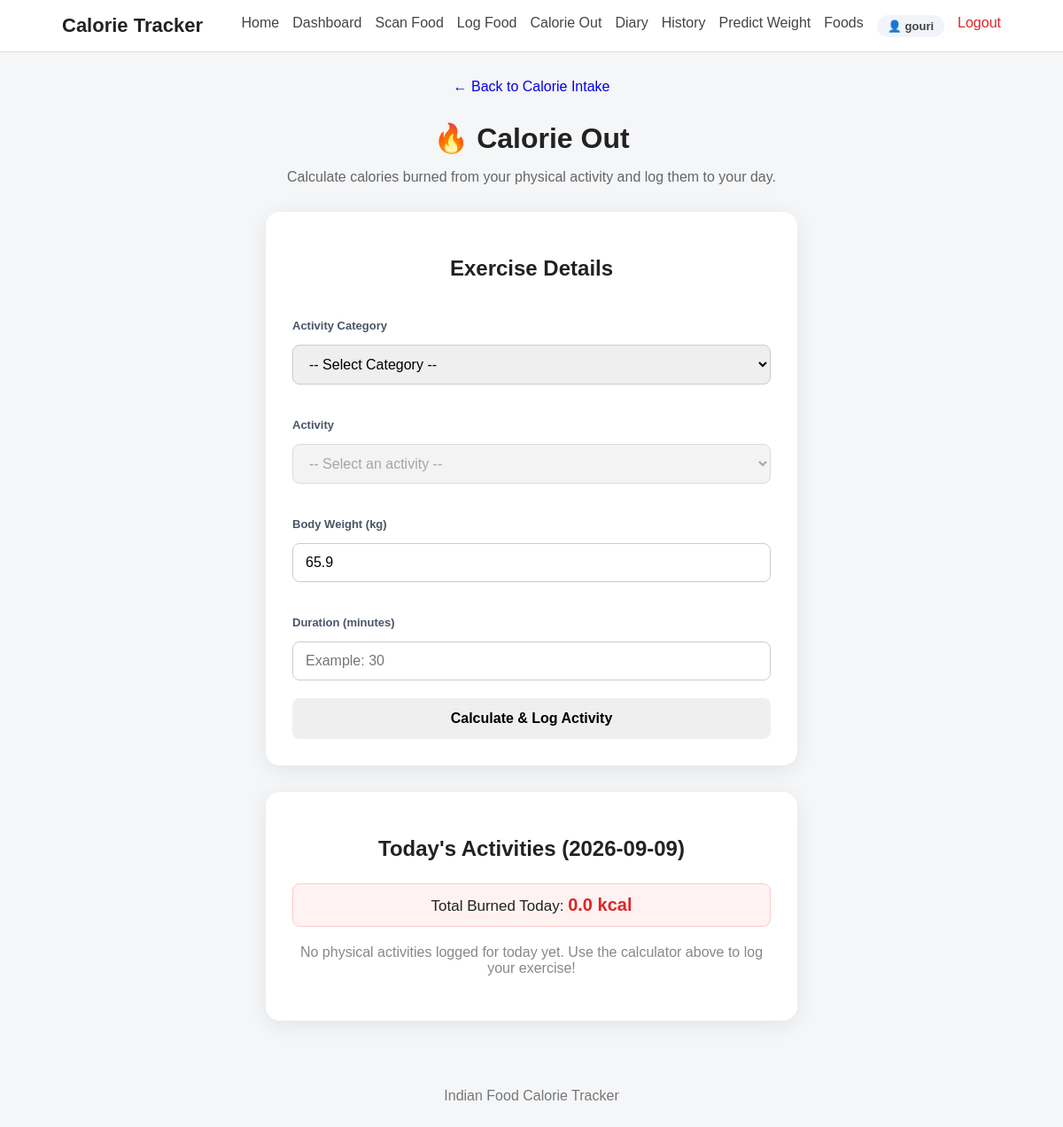
Page /calorie-out (signed in) on the earlier database version.
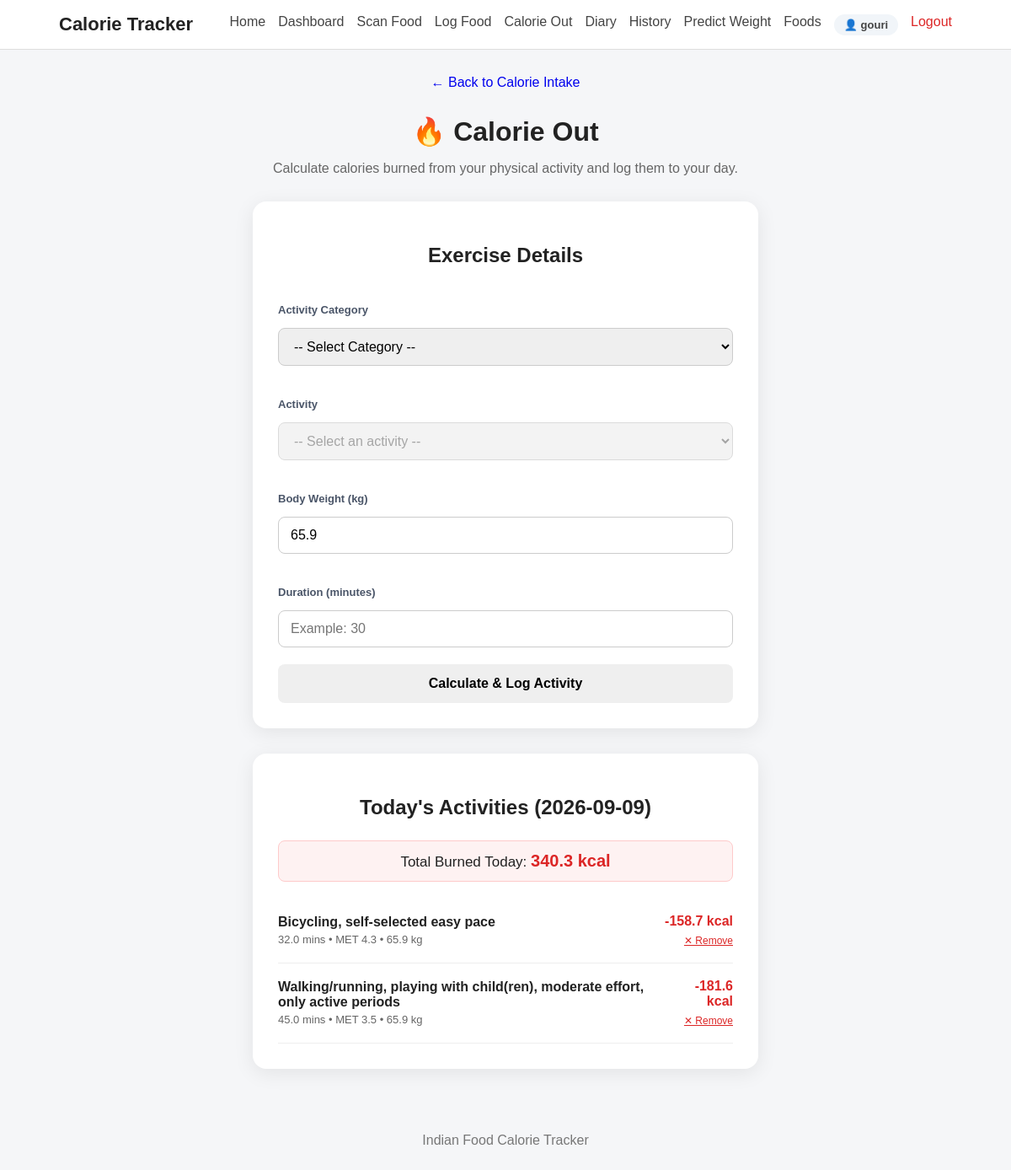
Same page on the later database version.
### tables this page shows
CREATE TABLE calorie_out_records (
            id INTEGER PRIMARY KEY AUTOINCREMENT,
            user_id INTEGER NOT NULL,
            activity TEXT NOT NULL,
            met REAL NOT NULL,
            weight_kg REAL NOT NULL,
            duration_minutes REAL NOT NULL,
            calories_burned REAL NOT NULL,
            recorded_date TEXT NOT NULL,
            created_at TIMESTAMP DEFAULT CURRENT_TIMESTAMP,
            FOREIGN KEY (user_id) REFERENCES users(id) ON DELETE CASCADE
        );

### app.py (the view)
@app.route("/calorie-out", methods=["GET"])
@login_required
def calorie_out():
    user_id = session.get("user_id")
    categories = get_activity_categories()
    latest_w = get_latest_weight(user_id)
    user_weight = latest_w["weight_kg"] if latest_w else None
    today = datetime.now().strftime("%Y-%m-%d")
    today_exercises = get_calorie_out_by_date(user_id, today)
    today_burned = get_calorie_out_total(user_id, today)
    return render_template(
        "calorie_out.html",
        categories=categories,
        user_weight=user_weight,
        today_exercises=today_exercises,
        today_burned=today_burned,
        today=today
    )

### app.py (called while the page is built)
def login_required(view_func):
    @wraps(view_func)
    def wrapped_view(*args, **kwargs):
        if not session.get("user_id"):
            flash("Please log in to access this page.", "error")
            return redirect(url_for("login", next=request.path))
        return view_func(*args, **kwargs)
    return wrapped_view

@app.context_processor
def inject_user():
    user_id = session.get("user_id")
    if user_id:
        user = get_user_by_id(user_id)
        if user:
            return {"current_user": user, "logged_in": True}
    return {"current_user": None, "logged_in": False}

### database.py (called while the page is built)
def get_connection():
    connection = sqlite3.connect(
        DATABASE_PATH
    )
    connection.row_factory = sqlite3.Row
    connection.execute("PRAGMA foreign_keys = ON")
    return connection

def get_user_by_id(user_id):
    connection = get_connection()
    cursor = connection.cursor()
    cursor.execute("SELECT * FROM users WHERE id = ?", (user_id,))
    user = cursor.fetchone()
    connection.close()
    return user

### services/calorie_burn_service.py (called while the page is built)
def get_activity_categories():
    categories = (
        met_data["Actvitiy"]
        .dropna()
        .unique()
        .tolist()
    )
    return sorted(categories)

### templates/calorie_out.html (shortened to what this page needs)
{% extends "base.html" %}
{% block content %}
<div class="page-header">
    <a href="{{ url_for('home') }}" class="back-link">
        ← Back to Calorie Intake
    </a>
    <h1>🔥 Calorie Out</h1>
    <p>
        Calculate calories burned from your physical activity and log them to your day.
    </p>
</div>
<div class="calorie-out-card">
    <h2>Exercise Details</h2>
    <form id="calorieOutForm">
        <div class="form-group">
            <label for="category">Activity Category</label>
            <select id="category" required>
                <option value="">-- Select Category --</option>
            </select>
        </div>
        <div class="form-group">
            <label for="activity">Activity</label>
            <select id="activity" required disabled>
                <option value="">-- Select an activity --</option>
            </select>
        </div>
        <div class="form-group">
            <label for="weight">Body Weight (kg)</label>
            <input
                type="number"
                id="weight"
                min="1"
                max="500"
                step="0.1"
                placeholder="Example: 65"
                value="{{ user_weight if user_weight else '' }}"
                required
            >
        </div>
        <div class="form-group">
            <label for="duration">Duration (minutes)</label>
            <input
                type="number"
                id="duration"
                min="1"
                max="1440"
                step="1"
                placeholder="Example: 30"
                required
            >
        </div>
        <button
            type="submit"
            class="calculate-btn"
            id="calculateBtn"
        >
            Calculate &amp; Log Activity
        </button>
    </form>
</div>
<div class="calorie-out-card" style="margin-top: 30px;">
    <h2>Today's Activities ({{ today }})</h2>
    <div style="text-align: center; margin-bottom: 20px; font-size: 17px; background: #fef2f2; padding: 12px; border-radius: 8px; border: 1px solid #fecaca;">
        Total Burned Today: <strong style="color: #dc2626; font-size: 20px;">{{ "%.1f"|format(today_burned) }} kcal</strong>
    </div>
    {% if today_exercises %}
        <div class="exercises-list">
            {% for ex in today_exercises %}
            <div class="diary-entry" style="align-items: center;">
                <div>
                    <h3 style="margin-bottom: 4px; font-size: 16px;">{{ ex.activity }}</h3>
                    <p style="margin: 0; color: #666; font-size: 13px;">
                        {{ ex.duration_minutes }} mins &bull; MET {{ ex.met }} &bull; {{ ex.weight_kg }} kg
                    </p>
                </div>
                <div style="text-align: right;">
                    <strong style="font-size: 16px; color: #dc2626; display: block;">
                        -{{ "%.1f"|format(ex.calories_burned) }} kcal
                    </strong>
                    <form action="{{ url_for('delete_exercise', record_id=ex.id) }}" method="POST" style="margin-top: 4px;" onsubmit="return confirm('Remove this exercise entry?');">
                        <button type="submit" style="background: none; border: none; color: #dc2626; font-size: 12px; cursor: pointer; padding: 0; text-decoration: underline;">
                            ✕ Remove
                        </button>
                    </form>
                </div>
            </div>
            {% endfor %}
        </div>
    {% else %}
        <p style="text-align: center; color: #888; margin: 20px 0;">
            No physical activities logged for today yet. Use the calculator above to log your exercise!
        </p>
    {% endif %}
</div>
{% endblock %}

Differences in the rows shown:
added calorie_out_records: activity "Bicycling, self-selected easy pace", duration_minutes "32.0", met "4.3", weight_kg "65.9", calories_burned "158.7"
added calorie_out_records: activity "Walking/running, playing with child(ren), moderate effort, only active periods", duration_minutes "45.0", met "3.5", weight_kg "65.9", calories_burned "181.6"
Other differences:
{{ "%.1f"|format(today_burned) }}: "0.0" → "340.3"
text no longer shown: "No physical activities logged for today yet. Use the calculator above to log your exercise!"
